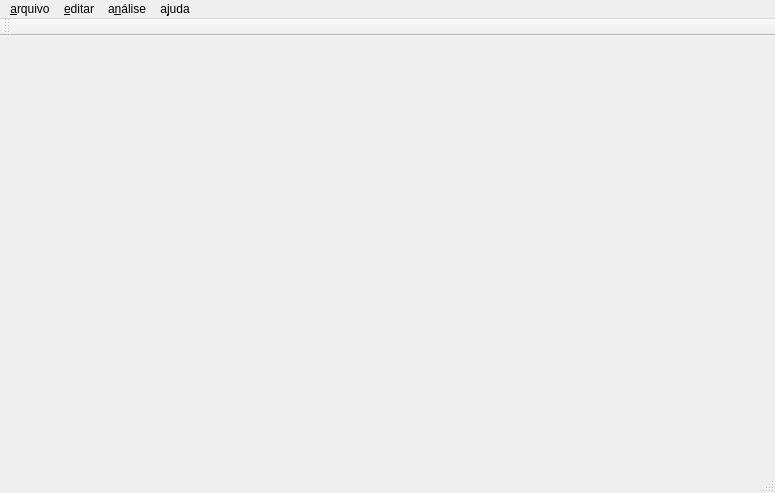
<?xml version="1.0" encoding="UTF-8"?>
<ui version="4.0">
 <class>MainWindow</class>
 <widget class="QMainWindow" name="MainWindow">
  <property name="geometry">
   <rect>
    <x>0</x>
    <y>0</y>
    <width>775</width>
    <height>493</height>
   </rect>
  </property>
  <property name="windowTitle">
   <string>MainWindow</string>
  </property>
  <widget class="QWidget" name="centralWidget">
   <layout class="QGridLayout" name="gridLayout_2">
    <item row="0" column="0" colspan="2">
     <widget class="QSplitter" name="splitter">
      <property name="orientation">
       <enum>Qt::Horizontal</enum>
      </property>
      <widget class="PetriEditor" name="widget" native="true"/>
     </widget>
    </item>
   </layout>
  </widget>
  <widget class="QMenuBar" name="menuBar">
   <property name="geometry">
    <rect>
     <x>0</x>
     <y>0</y>
     <width>775</width>
     <height>21</height>
    </rect>
   </property>
   <widget class="QMenu" name="menuArquivo">
    <property name="title">
     <string>&amp;arquivo</string>
    </property>
    <widget class="QMenu" name="menu_novo">
     <property name="title">
      <string>&amp;novo</string>
     </property>
     <addaction name="action_rede"/>
     <addaction name="action_projeto"/>
    </widget>
    <widget class="QMenu" name="menu_abrir">
     <property name="title">
      <string>&amp;abrir</string>
     </property>
     <addaction name="action_rede_2"/>
     <addaction name="action_projeto_2"/>
    </widget>
    <widget class="QMenu" name="menuIm_primir">
     <property name="title">
      <string>im&amp;primir</string>
     </property>
     <addaction name="action_rede_3"/>
     <addaction name="action_projeto_3"/>
    </widget>
    <addaction name="menu_novo"/>
    <addaction name="menu_abrir"/>
    <addaction name="actionSalvar"/>
    <addaction name="actionSalvar_como"/>
    <addaction name="separator"/>
    <addaction name="actionFechar_rede"/>
    <addaction name="actionFechar_projeto"/>
    <addaction name="separator"/>
    <addaction name="menuIm_primir"/>
    <addaction name="separator"/>
    <addaction name="actionSa_ir"/>
   </widget>
   <widget class="QMenu" name="menuEdita">
    <property name="title">
     <string>a&amp;nálise</string>
    </property>
   </widget>
   <widget class="QMenu" name="menuSobre">
    <property name="title">
     <string>a&amp;juda</string>
    </property>
    <addaction name="action_como_usar"/>
    <addaction name="separator"/>
    <addaction name="actionSobre_spnp"/>
    <addaction name="actionS_obre_spnp_new_gui"/>
   </widget>
   <widget class="QMenu" name="menu_editar">
    <property name="title">
     <string>&amp;editar</string>
    </property>
    <addaction name="action_configura_es"/>
    <addaction name="separator"/>
    <addaction name="action_vari_veis"/>
   </widget>
   <addaction name="menuArquivo"/>
   <addaction name="menu_editar"/>
   <addaction name="menuEdita"/>
   <addaction name="menuSobre"/>
  </widget>
  <widget class="QToolBar" name="mainToolBar">
   <attribute name="toolBarArea">
    <enum>TopToolBarArea</enum>
   </attribute>
   <attribute name="toolBarBreak">
    <bool>false</bool>
   </attribute>
  </widget>
  <widget class="QStatusBar" name="statusBar"/>
  <action name="action_rede">
   <property name="text">
    <string>&amp;rede</string>
   </property>
  </action>
  <action name="action_projeto">
   <property name="text">
    <string>&amp;projeto</string>
   </property>
  </action>
  <action name="action_rede_2">
   <property name="text">
    <string>&amp;rede</string>
   </property>
  </action>
  <action name="action_projeto_2">
   <property name="text">
    <string>&amp;projeto</string>
   </property>
  </action>
  <action name="actionFechar_rede">
   <property name="text">
    <string>fechar &amp;rede</string>
   </property>
  </action>
  <action name="actionFechar_projeto">
   <property name="text">
    <string>f&amp;echar projeto</string>
   </property>
  </action>
  <action name="actionSalvar">
   <property name="text">
    <string>&amp;salvar</string>
   </property>
  </action>
  <action name="actionSalvar_como">
   <property name="text">
    <string>salvar &amp;como</string>
   </property>
  </action>
  <action name="action_rede_3">
   <property name="text">
    <string>&amp;rede</string>
   </property>
  </action>
  <action name="action_projeto_3">
   <property name="text">
    <string>&amp;projeto</string>
   </property>
  </action>
  <action name="action_como_usar">
   <property name="text">
    <string>&amp;como usar</string>
   </property>
  </action>
  <action name="actionSobre_spnp">
   <property name="text">
    <string>&amp;sobre spnp</string>
   </property>
  </action>
  <action name="actionS_obre_spnp_new_gui">
   <property name="text">
    <string>s&amp;obre spnp - new gui</string>
   </property>
  </action>
  <action name="actionSa_ir">
   <property name="text">
    <string>sa&amp;ir</string>
   </property>
  </action>
  <action name="action_configura_es">
   <property name="text">
    <string>&amp;configurações</string>
   </property>
  </action>
  <action name="action_vari_veis">
   <property name="text">
    <string>&amp;variáveis</string>
   </property>
  </action>
 </widget>
 <layoutdefault spacing="6" margin="11"/>
 <customwidgets>
  <customwidget>
   <class>PetriEditor</class>
   <extends>QWidget</extends>
   <header>petrieditor.h</header>
   <container>1</container>
  </customwidget>
 </customwidgets>
 <resources/>
 <connections/>
</ui>
